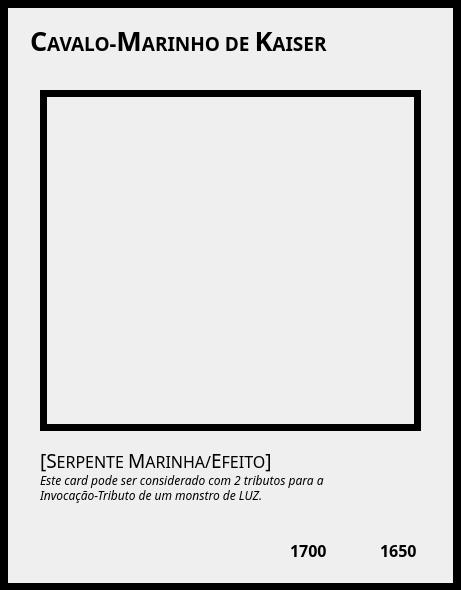
<?xml version="1.0" encoding="UTF-8"?>
<ui version="4.0">
 <class>MainWindow</class>
 <widget class="QMainWindow" name="MainWindow">
  <property name="geometry">
   <rect>
    <x>0</x>
    <y>0</y>
    <width>461</width>
    <height>590</height>
   </rect>
  </property>
  <property name="windowTitle">
   <string>MainWindow</string>
  </property>
  <property name="windowIcon">
   <iconset>
    <normaloff>plano de fundo interno.png</normaloff>plano de fundo interno.png</iconset>
  </property>
  <property name="styleSheet">
   <string notr="true"/>
  </property>
  <widget class="QWidget" name="centralwidget">
   <widget class="QLabel" name="label">
    <property name="geometry">
     <rect>
      <x>0</x>
      <y>0</y>
      <width>461</width>
      <height>591</height>
     </rect>
    </property>
    <property name="minimumSize">
     <size>
      <width>461</width>
      <height>591</height>
     </size>
    </property>
    <property name="maximumSize">
     <size>
      <width>461</width>
      <height>591</height>
     </size>
    </property>
    <property name="frameShape">
     <enum>QFrame::Box</enum>
    </property>
    <property name="lineWidth">
     <number>8</number>
    </property>
    <property name="text">
     <string/>
    </property>
    <property name="pixmap">
     <pixmap>fundo modelo.png</pixmap>
    </property>
    <property name="scaledContents">
     <bool>true</bool>
    </property>
   </widget>
   <widget class="QLabel" name="label_4">
    <property name="geometry">
     <rect>
      <x>40</x>
      <y>430</y>
      <width>271</width>
      <height>61</height>
     </rect>
    </property>
    <property name="sizePolicy">
     <sizepolicy hsizetype="Preferred" vsizetype="Preferred">
      <horstretch>0</horstretch>
      <verstretch>0</verstretch>
     </sizepolicy>
    </property>
    <property name="minimumSize">
     <size>
      <width>161</width>
      <height>61</height>
     </size>
    </property>
    <property name="font">
     <font>
      <family>Sitka Small</family>
     </font>
    </property>
    <property name="text">
     <string>&lt;html&gt;&lt;head/&gt;&lt;body&gt;&lt;p&gt;&lt;span style=&quot; font-size:14pt;&quot;&gt;[S&lt;/span&gt;&lt;span style=&quot; font-size:12pt;&quot;&gt;ERPENTE &lt;/span&gt;&lt;span style=&quot; font-size:14pt;&quot;&gt;M&lt;/span&gt;&lt;span style=&quot; font-size:12pt;&quot;&gt;ARINHA/&lt;/span&gt;&lt;span style=&quot; font-size:14pt;&quot;&gt;E&lt;/span&gt;&lt;span style=&quot; font-size:12pt;&quot;&gt;FEITO&lt;/span&gt;&lt;span style=&quot; font-size:14pt;&quot;&gt;]&lt;/span&gt;&lt;/p&gt;&lt;/body&gt;&lt;/html&gt;</string>
    </property>
   </widget>
   <widget class="QLabel" name="label_5">
    <property name="geometry">
     <rect>
      <x>40</x>
      <y>460</y>
      <width>381</width>
      <height>41</height>
     </rect>
    </property>
    <property name="sizePolicy">
     <sizepolicy hsizetype="Preferred" vsizetype="Preferred">
      <horstretch>0</horstretch>
      <verstretch>0</verstretch>
     </sizepolicy>
    </property>
    <property name="font">
     <font>
      <family>Sitka Small</family>
     </font>
    </property>
    <property name="text">
     <string>&lt;html&gt;&lt;head/&gt;&lt;body&gt;&lt;p&gt;&lt;span style=&quot; font-size:9pt; font-style:italic;&quot;&gt;Este card pode ser considerado com 2 tributos para a&lt;/span&gt;&lt;/p&gt;&lt;/body&gt;&lt;/html&gt;</string>
    </property>
   </widget>
   <widget class="QLabel" name="label_6">
    <property name="geometry">
     <rect>
      <x>40</x>
      <y>90</y>
      <width>381</width>
      <height>341</height>
     </rect>
    </property>
    <property name="minimumSize">
     <size>
      <width>381</width>
      <height>341</height>
     </size>
    </property>
    <property name="maximumSize">
     <size>
      <width>381</width>
      <height>341</height>
     </size>
    </property>
    <property name="styleSheet">
     <string notr="true">border-color: rgb(188, 94, 0);</string>
    </property>
    <property name="frameShape">
     <enum>QFrame::Box</enum>
    </property>
    <property name="frameShadow">
     <enum>QFrame::Plain</enum>
    </property>
    <property name="lineWidth">
     <number>7</number>
    </property>
    <property name="midLineWidth">
     <number>0</number>
    </property>
    <property name="text">
     <string/>
    </property>
    <property name="pixmap">
     <pixmap>Kaiser Sea Horse.png</pixmap>
    </property>
    <property name="scaledContents">
     <bool>true</bool>
    </property>
   </widget>
   <widget class="QLabel" name="label_7">
    <property name="geometry">
     <rect>
      <x>290</x>
      <y>520</y>
      <width>41</width>
      <height>61</height>
     </rect>
    </property>
    <property name="sizePolicy">
     <sizepolicy hsizetype="Preferred" vsizetype="Preferred">
      <horstretch>0</horstretch>
      <verstretch>0</verstretch>
     </sizepolicy>
    </property>
    <property name="minimumSize">
     <size>
      <width>41</width>
      <height>61</height>
     </size>
    </property>
    <property name="maximumSize">
     <size>
      <width>41</width>
      <height>61</height>
     </size>
    </property>
    <property name="font">
     <font>
      <family>Sitka Small</family>
     </font>
    </property>
    <property name="text">
     <string>&lt;html&gt;&lt;head/&gt;&lt;body&gt;&lt;p&gt;&lt;span style=&quot; font-size:12pt; font-weight:600;&quot;&gt;1700&lt;/span&gt;&lt;/p&gt;&lt;/body&gt;&lt;/html&gt;</string>
    </property>
   </widget>
   <widget class="QLabel" name="label_8">
    <property name="geometry">
     <rect>
      <x>380</x>
      <y>520</y>
      <width>41</width>
      <height>61</height>
     </rect>
    </property>
    <property name="sizePolicy">
     <sizepolicy hsizetype="Preferred" vsizetype="Preferred">
      <horstretch>0</horstretch>
      <verstretch>0</verstretch>
     </sizepolicy>
    </property>
    <property name="minimumSize">
     <size>
      <width>41</width>
      <height>61</height>
     </size>
    </property>
    <property name="maximumSize">
     <size>
      <width>41</width>
      <height>61</height>
     </size>
    </property>
    <property name="font">
     <font>
      <family>Sitka Small</family>
     </font>
    </property>
    <property name="text">
     <string>&lt;html&gt;&lt;head/&gt;&lt;body&gt;&lt;p&gt;&lt;span style=&quot; font-size:12pt; font-weight:600;&quot;&gt;1650&lt;/span&gt;&lt;/p&gt;&lt;/body&gt;&lt;/html&gt;</string>
    </property>
   </widget>
   <widget class="QLabel" name="label_12">
    <property name="geometry">
     <rect>
      <x>320</x>
      <y>70</y>
      <width>21</width>
      <height>21</height>
     </rect>
    </property>
    <property name="maximumSize">
     <size>
      <width>41</width>
      <height>41</height>
     </size>
    </property>
    <property name="text">
     <string/>
    </property>
    <property name="pixmap">
     <pixmap>Level.png</pixmap>
    </property>
    <property name="scaledContents">
     <bool>true</bool>
    </property>
   </widget>
   <widget class="QLabel" name="label_11">
    <property name="geometry">
     <rect>
      <x>380</x>
      <y>70</y>
      <width>21</width>
      <height>21</height>
     </rect>
    </property>
    <property name="maximumSize">
     <size>
      <width>41</width>
      <height>41</height>
     </size>
    </property>
    <property name="text">
     <string/>
    </property>
    <property name="pixmap">
     <pixmap>Level.png</pixmap>
    </property>
    <property name="scaledContents">
     <bool>true</bool>
    </property>
   </widget>
   <widget class="QLabel" name="label_13">
    <property name="geometry">
     <rect>
      <x>340</x>
      <y>70</y>
      <width>21</width>
      <height>21</height>
     </rect>
    </property>
    <property name="maximumSize">
     <size>
      <width>41</width>
      <height>41</height>
     </size>
    </property>
    <property name="text">
     <string/>
    </property>
    <property name="pixmap">
     <pixmap>Level.png</pixmap>
    </property>
    <property name="scaledContents">
     <bool>true</bool>
    </property>
   </widget>
   <widget class="QLabel" name="label_17">
    <property name="geometry">
     <rect>
      <x>360</x>
      <y>70</y>
      <width>21</width>
      <height>21</height>
     </rect>
    </property>
    <property name="maximumSize">
     <size>
      <width>41</width>
      <height>41</height>
     </size>
    </property>
    <property name="text">
     <string/>
    </property>
    <property name="pixmap">
     <pixmap>Level.png</pixmap>
    </property>
    <property name="scaledContents">
     <bool>true</bool>
    </property>
   </widget>
   <widget class="QLabel" name="label_9">
    <property name="geometry">
     <rect>
      <x>40</x>
      <y>470</y>
      <width>381</width>
      <height>51</height>
     </rect>
    </property>
    <property name="sizePolicy">
     <sizepolicy hsizetype="Preferred" vsizetype="Preferred">
      <horstretch>0</horstretch>
      <verstretch>0</verstretch>
     </sizepolicy>
    </property>
    <property name="font">
     <font>
      <family>Sitka Small</family>
     </font>
    </property>
    <property name="text">
     <string>&lt;html&gt;&lt;head/&gt;&lt;body&gt;&lt;p&gt;&lt;span style=&quot; font-size:9pt; font-style:italic;&quot;&gt;Invocação-Tributo de um monstro de LUZ.&lt;/span&gt;&lt;/p&gt;&lt;/body&gt;&lt;/html&gt;</string>
    </property>
   </widget>
   <widget class="QLabel" name="label_3">
    <property name="geometry">
     <rect>
      <x>30</x>
      <y>10</y>
      <width>351</width>
      <height>61</height>
     </rect>
    </property>
    <property name="sizePolicy">
     <sizepolicy hsizetype="Preferred" vsizetype="Preferred">
      <horstretch>0</horstretch>
      <verstretch>0</verstretch>
     </sizepolicy>
    </property>
    <property name="minimumSize">
     <size>
      <width>231</width>
      <height>51</height>
     </size>
    </property>
    <property name="font">
     <font>
      <family>Sitka Small</family>
     </font>
    </property>
    <property name="text">
     <string>&lt;html&gt;&lt;head/&gt;&lt;body&gt;&lt;p&gt;&lt;span style=&quot; font-size:20pt; font-weight:600;&quot;&gt;C&lt;/span&gt;&lt;span style=&quot; font-size:14pt; font-weight:600;&quot;&gt;AVALO&lt;/span&gt;&lt;span style=&quot; font-size:16pt; font-weight:600;&quot;&gt;-&lt;/span&gt;&lt;span style=&quot; font-size:20pt; font-weight:600;&quot;&gt;M&lt;/span&gt;&lt;span style=&quot; font-size:14pt; font-weight:600;&quot;&gt;ARINHO DE &lt;/span&gt;&lt;span style=&quot; font-size:20pt; font-weight:600;&quot;&gt;K&lt;/span&gt;&lt;span style=&quot; font-size:14pt; font-weight:600;&quot;&gt;AISER&lt;/span&gt;&lt;/p&gt;&lt;/body&gt;&lt;/html&gt;</string>
    </property>
   </widget>
   <widget class="QLabel" name="label_10">
    <property name="geometry">
     <rect>
      <x>380</x>
      <y>20</y>
      <width>41</width>
      <height>41</height>
     </rect>
    </property>
    <property name="minimumSize">
     <size>
      <width>41</width>
      <height>41</height>
     </size>
    </property>
    <property name="maximumSize">
     <size>
      <width>41</width>
      <height>41</height>
     </size>
    </property>
    <property name="text">
     <string/>
    </property>
    <property name="pixmap">
     <pixmap>Luz.png</pixmap>
    </property>
    <property name="scaledContents">
     <bool>true</bool>
    </property>
   </widget>
  </widget>
 </widget>
 <resources/>
 <connections/>
</ui>
